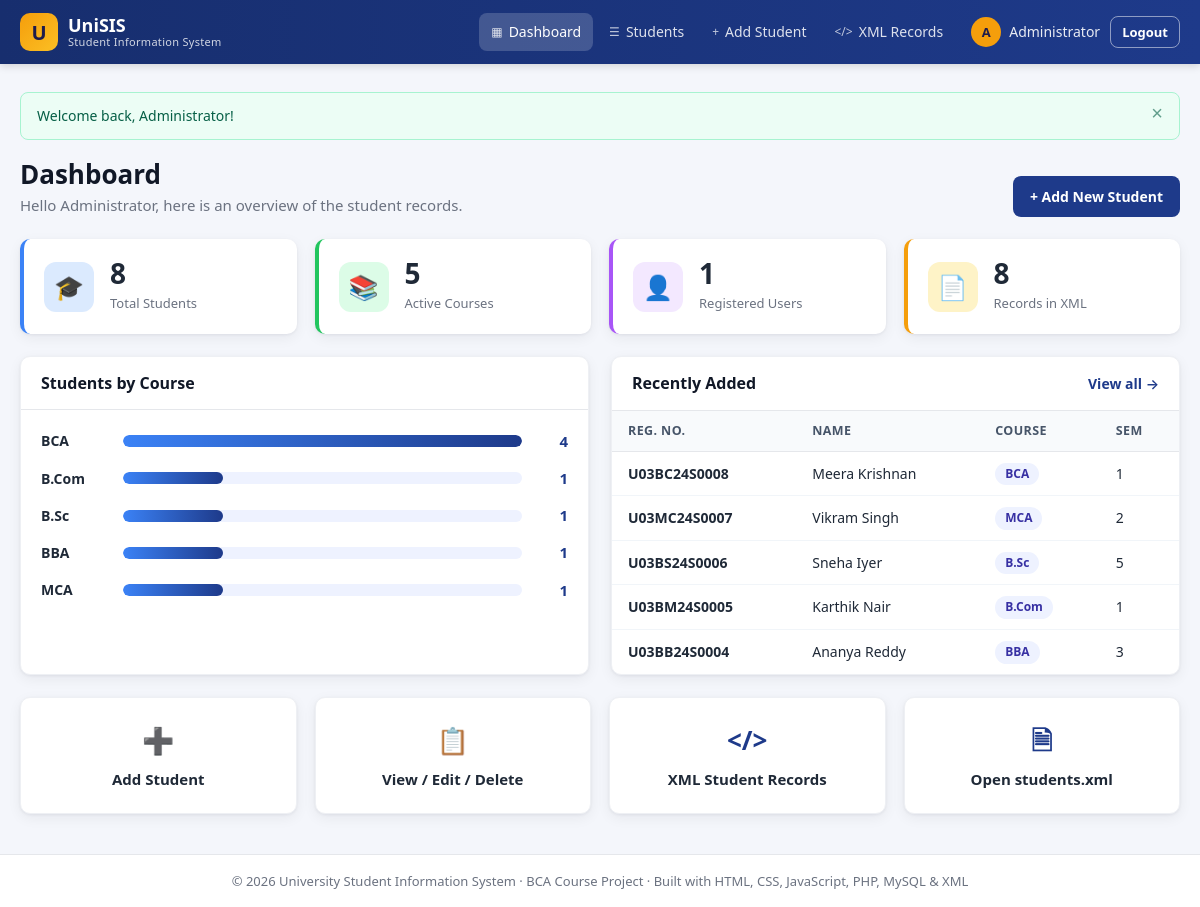
/dashboard.php (signed in), run on the app's committed database.
### tables this page shows
CREATE TABLE students (
    id              INT UNSIGNED  NOT NULL AUTO_INCREMENT,
    reg_no          VARCHAR(20)   NOT NULL,          
    name            VARCHAR(100)  NOT NULL,          
    course          VARCHAR(30)   NOT NULL,          
    semester        TINYINT UNSIGNED NOT NULL,       
    email           VARCHAR(100)  NOT NULL,          
    contact_number  VARCHAR(15)   NOT NULL,          
    created_at      TIMESTAMP     NOT NULL DEFAULT CURRENT_TIMESTAMP,
    updated_at      TIMESTAMP     NOT NULL DEFAULT CURRENT_TIMESTAMP
                                  ON UPDATE CURRENT_TIMESTAMP,
    PRIMARY KEY (id),
    UNIQUE KEY uq_students_reg_no (reg_no),
    UNIQUE KEY uq_students_email (email),
    CONSTRAINT chk_semester CHECK (semester BETWEEN 1 AND 8)
);

### includes/functions.php (called while the page is built, shortened)
<?php
require_once __DIR__ . '/xml_helper.php';
function e($value): string
{
    return htmlspecialchars((string) $value, ENT_QUOTES, 'UTF-8');
}

### includes/xml_helper.php (called while the page is built, shortened)
<?php
function read_students_xml(): ?array
{
    $xml = simplexml_load_file(XML_FILE);
    $students = [];
    foreach ($xml->students->student as $s) {
        $students[] = [
            'id'             => (string) $s['id'],
            'reg_no'         => (string) $s->regNo,
            'name'           => (string) $s->name,
            'course'         => (string) $s->course,
            'semester'       => (string) $s->semester,
            'email'          => (string) $s->email,
            'contact_number' => (string) $s->contactNumber,
        ];
    }
    return [
        'meta' => [
            'name'      => (string) $xml['name'],
            'generated' => (string) $xml['generated'],
            'count'     => (string) $xml->students['count'],
            'size'      => filesize(XML_FILE),
        ],
        'students' => $students,
    ];
}

### dashboard.php (the view, shortened to what this page needs)
<?php
require_once __DIR__ . '/includes/functions.php';
$pdo = db();
$totalStudents = (int) $pdo->query('SELECT COUNT(*) FROM students')->fetchColumn();
$totalUsers    = (int) $pdo->query('SELECT COUNT(*) FROM users')->fetchColumn();
$byCourse = $pdo->query('SELECT course, COUNT(*) AS total
                           FROM students GROUP BY course ORDER BY total DESC, course')->fetchAll();
$recent = $pdo->query('SELECT id, reg_no, name, course, semester
                         FROM students ORDER BY id DESC LIMIT 5')->fetchAll();
$xmlData  = read_students_xml();
$xmlCount = $xmlData ? count($xmlData['students']) : 0;
$maxCount = $byCourse ? max(array_column($byCourse, 'total')) : 1;
require __DIR__ . '/includes/header.php';
?>
<div class="page-header">
    <div>
        <h1>Dashboard</h1>
        <p class="muted">Hello <?= e($_SESSION['full_name']) ?>, here is an overview of the student records.</p>
    </div>
    <a href="add_student.php" class="btn btn-primary">+ Add New Student</a>
</div>
<section class="stats-grid">
    <div class="stat-card stat-blue">
        <div class="stat-icon">&#127891;</div>
        <div><span class="stat-value"><?= $totalStudents ?></span><span class="stat-label">Total Students</span></div>
    </div>
    <div class="stat-card stat-green">
        <div class="stat-icon">&#128218;</div>
        <div><span class="stat-value"><?= count($byCourse) ?></span><span class="stat-label">Active Courses</span></div>
    </div>
    <div class="stat-card stat-purple">
        <div class="stat-icon">&#128100;</div>
        <div><span class="stat-value"><?= $totalUsers ?></span><span class="stat-label">Registered Users</span></div>
    </div>
    <div class="stat-card stat-orange">
        <div class="stat-icon">&#128196;</div>
        <div><span class="stat-value"><?= $xmlCount ?></span><span class="stat-label">Records in XML</span></div>
    </div>
</section>
<div class="grid-2">
    <section class="card">
        <div class="card-header">
            <h2>Students by Course</h2>
        </div>
        <div class="card-body">
            <?php if (!$byCourse): ?>
                <p class="muted">No students yet.</p>
            <?php else: ?>
                <ul class="bar-chart">
                    <?php foreach ($byCourse as $row): ?>
                        <li>
                            <span class="bar-label"><?= e($row['course']) ?></span>
                            <span class="bar-track">
                                <span class="bar-fill" style="width: <?= round($row['total'] / $maxCount * 100) ?>%"></span>
                            </span>
                            <span class="bar-value"><?= (int) $row['total'] ?></span>
                        </li>
                    <?php endforeach; ?>
                </ul>
            <?php endif; ?>
        </div>
    </section>
    <section class="card">
        <div class="card-header">
            <h2>Recently Added</h2>
            <a href="students.php" class="link">View all &rarr;</a>
        </div>
        <div class="card-body no-pad">
            <table class="table table-compact">
                <thead><tr><th>Reg. No.</th><th>Name</th><th>Course</th><th>Sem</th></tr></thead>
                <tbody>
                <?php foreach ($recent as $s): ?>
                    <tr>
                        <td><strong><?= e($s['reg_no']) ?></strong></td>
                        <td><?= e($s['name']) ?></td>
                        <td><span class="badge"><?= e($s['course']) ?></span></td>
                        <td><?= (int) $s['semester'] ?></td>
                    </tr>
                <?php endforeach; ?>
                </tbody>
            </table>
        </div>
    </section>
</div>
<section class="quick-actions">
    <a href="add_student.php" class="action-tile"><span>&#10133;</span>Add Student</a>
    <a href="students.php" class="action-tile"><span>&#128203;</span>View / Edit / Delete</a>
    <a href="xml_view.php" class="action-tile"><span>&lt;/&gt;</span>XML Student Records</a>
    <a href="xml/students.xml" target="_blank" class="action-tile"><span>&#128462;</span>Open students.xml</a>
</section>
<?php require __DIR__ . '/includes/footer.php'; ?>

### data on the page
students: reg_no "U03BC24S0008", name "Meera Krishnan", course "BCA", semester "1"
students: reg_no "U03MC24S0007", name "Vikram Singh", course "MCA", semester "2"
students: reg_no "U03BS24S0006", name "Sneha Iyer", course "B.Sc", semester "5"
students: reg_no "U03BM24S0005", name "Karthik Nair", course "B.Com", semester "1"
students: reg_no "U03BB24S0004", name "Ananya Reddy", course "BBA", semester "3"

### other printed values
APP_SHORT "UniSIS"
$icon "▦"
$label "Dashboard"
$icon "☰"
$label "Students"
$icon "+"
$label "Add Student"
$icon "</>"
$label "XML Records"
substr($_SESSION['full_name'] ?? 'U', 0, 1) "A"
$_SESSION['full_name'] "Administrator"
$flash['message'] "Welcome back, Administrator!"
$totalStudents "8"
count($byCourse) "5"
$totalUsers "1"
